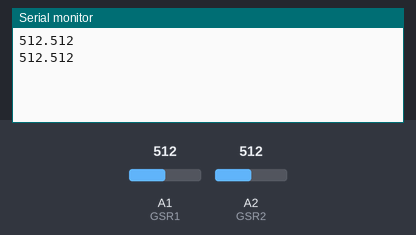
Bench run of a sketch on a simulated Arduino Uno, built with avr-gcc and run on an emulated ATmega328P. On the bench: the last lines printed to the serial monitor. The test bench sets the inputs (shaded band); at power-on: A1 (GSR1) = 512, A2 (GSR2) = 512.

Above: at 2.8 s.
2.9 s: A1 (GSR1) set to 716
At 4.8 s:
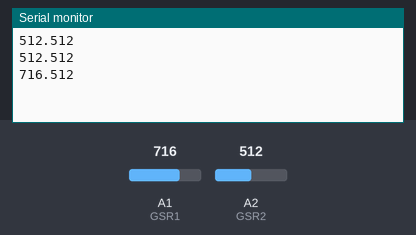
5.6 s: A2 (GSR2) set to 716
At 6.3 s:
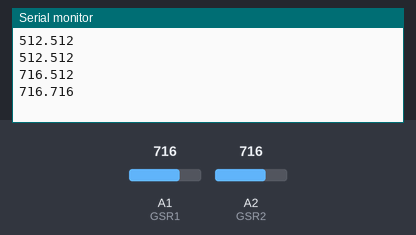
8.3 s: A1 (GSR1) set to 900
At 10.6 s:
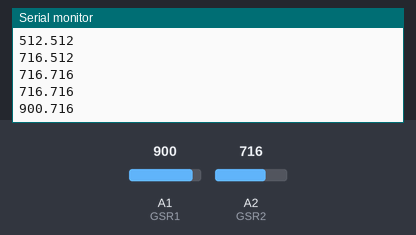
11.0 s: A2 (GSR2) set to 900
At 13.4 s:
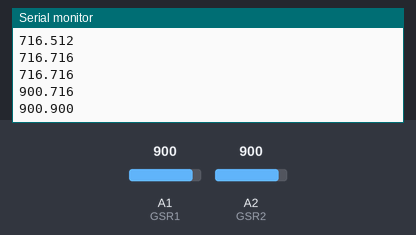
Timing chart, 0 to 14.7 s (numbered marks = the images above; inputs shaded):
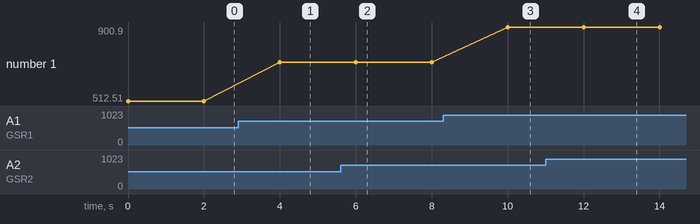

The sketch:

trial2.ino
```cpp
const int LED=13;
const int GSR2=A2;
const int GSR1=A1;
String add="";
//int threshold=0;
int sensorValue1;
int sensorValue2;
float sum=0;
void setup(){
  //long sum=0;
  Serial.begin(9600);
  //pinMode(LED,OUTPUT);
  //digitalWrite(LED,LOW);
  //delay(1000);
  }

void loop(){
  //int temp;
  sensorValue1=analogRead(GSR1);
  sensorValue2=analogRead(GSR2);
  sum=(sensorValue1+sensorValue2)/2;
  //add=sensorValue1+"."+sensorValue2;
  //Serial.print(add);
  //Serial.print("\t");
  Serial.print(sensorValue1);
  Serial.print(".");
  Serial.println(sensorValue2);
  delay(2000);
}
```

Measured:
- after the input at 2.9 s, the serial monitor: prints a new line after 1.1 s (image 1)
- after the input at 5.6 s, the serial monitor: prints a new line after 0.40 s (image 2)
- after the input at 8.3 s, the serial monitor: prints a new line after 1.7 s (image 3)
- after the input at 11.0 s, the serial monitor: prints a new line after 1.0 s (image 4)
- plotted number 1: 512.51 → 716.51 after the input at 2.9 s, 716.51 → 716.72 after the input at 5.6 s, 716.72 → 900.72 after the input at 8.3 s, 900.72 → 900.9 after the input at 11.0 s
